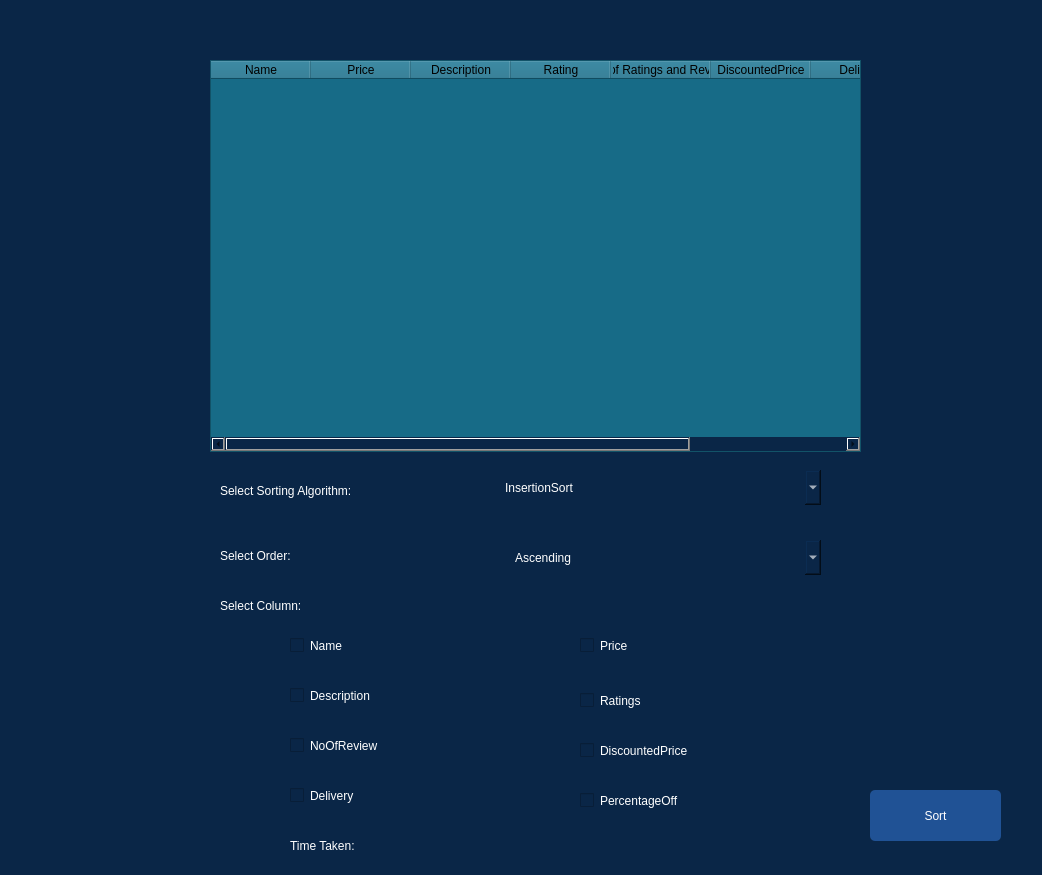
<?xml version="1.0" encoding="UTF-8"?>
<ui version="4.0">
 <class>Form</class>
 <widget class="QWidget" name="Form">
  <property name="geometry">
   <rect>
    <x>0</x>
    <y>0</y>
    <width>1042</width>
    <height>875</height>
   </rect>
  </property>
  <property name="windowTitle">
   <string>Form</string>
  </property>
  <property name="styleSheet">
   <string notr="true">background-color: rgb(10, 38, 71);</string>
  </property>
  <widget class="QTableWidget" name="tableWidget">
   <property name="geometry">
    <rect>
     <x>210</x>
     <y>60</y>
     <width>651</width>
     <height>392</height>
    </rect>
   </property>
   <property name="styleSheet">
    <string notr="true">background-color: rgb(23, 107, 135);
color: rgb(0, 0, 0);</string>
   </property>
   <column>
    <property name="text">
     <string>Name</string>
    </property>
   </column>
   <column>
    <property name="text">
     <string>Price</string>
    </property>
   </column>
   <column>
    <property name="text">
     <string>Description</string>
    </property>
   </column>
   <column>
    <property name="text">
     <string>Rating</string>
    </property>
   </column>
   <column>
    <property name="text">
     <string>No. of Ratings and Reviews</string>
    </property>
   </column>
   <column>
    <property name="text">
     <string>DiscountedPrice</string>
    </property>
   </column>
   <column>
    <property name="text">
     <string>Delivery</string>
    </property>
   </column>
   <column>
    <property name="text">
     <string>%off</string>
    </property>
   </column>
  </widget>
  <widget class="QComboBox" name="sortingMenu">
   <property name="geometry">
    <rect>
     <x>500</x>
     <y>470</y>
     <width>321</width>
     <height>35</height>
    </rect>
   </property>
   <property name="styleSheet">
    <string notr="true">color: rgb(255, 255, 255);
font: 16pt &quot;Mongolian Baiti&quot;;
border-radius: 5px;


</string>
   </property>
   <item>
    <property name="text">
     <string>InsertionSort</string>
    </property>
   </item>
   <item>
    <property name="text">
     <string>ShellSort</string>
    </property>
   </item>
   <item>
    <property name="text">
     <string>IndexSort</string>
    </property>
   </item>
   <item>
    <property name="text">
     <string>CockailSort</string>
    </property>
   </item>
   <item>
    <property name="text">
     <string>CountingSort</string>
    </property>
   </item>
   <item>
    <property name="text">
     <string>IndexSort</string>
    </property>
   </item>
   <item>
    <property name="text">
     <string>PancakeSort</string>
    </property>
   </item>
   <item>
    <property name="text">
     <string>SelectionSort</string>
    </property>
   </item>
   <item>
    <property name="text">
     <string>MergeSort</string>
    </property>
   </item>
   <item>
    <property name="text">
     <string>BubbleSort</string>
    </property>
   </item>
   <item>
    <property name="text">
     <string>QuickSort</string>
    </property>
   </item>
   <item>
    <property name="text">
     <string>HeapSort</string>
    </property>
   </item>
   <item>
    <property name="text">
     <string>CombSort</string>
    </property>
   </item>
   <item>
    <property name="text">
     <string>RadixSort</string>
    </property>
   </item>
   <item>
    <property name="text">
     <string>BucketSort</string>
    </property>
   </item>
  </widget>
  <widget class="QPushButton" name="sortButton">
   <property name="geometry">
    <rect>
     <x>870</x>
     <y>790</y>
     <width>131</width>
     <height>51</height>
    </rect>
   </property>
   <property name="styleSheet">
    <string notr="true">background-color: rgb(32, 82, 149);
color: rgb(255, 255, 255);
font: 16pt &quot;Mongolian Baiti&quot;;
border-radius: 5px;



</string>
   </property>
   <property name="text">
    <string>Sort</string>
   </property>
  </widget>
  <widget class="QCheckBox" name="Name">
   <property name="geometry">
    <rect>
     <x>290</x>
     <y>630</y>
     <width>241</width>
     <height>31</height>
    </rect>
   </property>
   <property name="styleSheet">
    <string notr="true">color: rgb(255, 255, 255);
font: 16pt &quot;Mongolian Baiti&quot;;
border-radius: 5px;


</string>
   </property>
   <property name="text">
    <string>Name</string>
   </property>
  </widget>
  <widget class="QCheckBox" name="Price">
   <property name="geometry">
    <rect>
     <x>580</x>
     <y>630</y>
     <width>261</width>
     <height>31</height>
    </rect>
   </property>
   <property name="styleSheet">
    <string notr="true">color: rgb(255, 255, 255);
font: 16pt &quot;Mongolian Baiti&quot;;
border-radius: 5px;


</string>
   </property>
   <property name="text">
    <string>Price</string>
   </property>
  </widget>
  <widget class="QCheckBox" name="Ratings">
   <property name="geometry">
    <rect>
     <x>580</x>
     <y>680</y>
     <width>261</width>
     <height>41</height>
    </rect>
   </property>
   <property name="styleSheet">
    <string notr="true">color: rgb(255, 255, 255);
font: 16pt &quot;Mongolian Baiti&quot;;
border-radius: 5px;


</string>
   </property>
   <property name="text">
    <string>Ratings</string>
   </property>
  </widget>
  <widget class="QCheckBox" name="Description">
   <property name="geometry">
    <rect>
     <x>290</x>
     <y>680</y>
     <width>271</width>
     <height>31</height>
    </rect>
   </property>
   <property name="styleSheet">
    <string notr="true">color: rgb(255, 255, 255);
font: 16pt &quot;Mongolian Baiti&quot;;
border-radius: 5px;


</string>
   </property>
   <property name="text">
    <string>Description</string>
   </property>
  </widget>
  <widget class="QCheckBox" name="NoOfReviews">
   <property name="geometry">
    <rect>
     <x>290</x>
     <y>730</y>
     <width>261</width>
     <height>31</height>
    </rect>
   </property>
   <property name="styleSheet">
    <string notr="true">color: rgb(255, 255, 255);
font: 16pt &quot;Mongolian Baiti&quot;;
border-radius: 5px;


</string>
   </property>
   <property name="text">
    <string>NoOfReview</string>
   </property>
  </widget>
  <widget class="QCheckBox" name="DiscountedPrice">
   <property name="geometry">
    <rect>
     <x>580</x>
     <y>730</y>
     <width>251</width>
     <height>41</height>
    </rect>
   </property>
   <property name="styleSheet">
    <string notr="true">color: rgb(255, 255, 255);
font: 16pt &quot;Mongolian Baiti&quot;;
border-radius: 5px;


</string>
   </property>
   <property name="text">
    <string>DiscountedPrice</string>
   </property>
  </widget>
  <widget class="QCheckBox" name="Delivery">
   <property name="geometry">
    <rect>
     <x>290</x>
     <y>780</y>
     <width>271</width>
     <height>31</height>
    </rect>
   </property>
   <property name="styleSheet">
    <string notr="true">color: rgb(255, 255, 255);
font: 16pt &quot;Mongolian Baiti&quot;;
border-radius: 5px;


</string>
   </property>
   <property name="text">
    <string>Delivery</string>
   </property>
  </widget>
  <widget class="QCheckBox" name="PercentageOff">
   <property name="geometry">
    <rect>
     <x>580</x>
     <y>780</y>
     <width>251</width>
     <height>41</height>
    </rect>
   </property>
   <property name="styleSheet">
    <string notr="true">color: rgb(255, 255, 255);
font: 16pt &quot;Mongolian Baiti&quot;;
border-radius: 5px;


</string>
   </property>
   <property name="text">
    <string>PercentageOff</string>
   </property>
  </widget>
  <widget class="QComboBox" name="sortingType">
   <property name="geometry">
    <rect>
     <x>510</x>
     <y>540</y>
     <width>311</width>
     <height>35</height>
    </rect>
   </property>
   <property name="styleSheet">
    <string notr="true">color: rgb(255, 255, 255);
font: 16pt &quot;Mongolian Baiti&quot;;
border-radius: 5px;


</string>
   </property>
   <item>
    <property name="text">
     <string>Ascending</string>
    </property>
   </item>
   <item>
    <property name="text">
     <string>Descending</string>
    </property>
   </item>
  </widget>
  <widget class="QLabel" name="label">
   <property name="geometry">
    <rect>
     <x>470</x>
     <y>840</y>
     <width>341</width>
     <height>21</height>
    </rect>
   </property>
   <property name="styleSheet">
    <string notr="true">color: rgb(255, 255, 255);
font: 16pt &quot;Mongolian Baiti&quot;;
border-radius: 5px;


</string>
   </property>
   <property name="text">
    <string/>
   </property>
  </widget>
  <widget class="QLabel" name="label_2">
   <property name="geometry">
    <rect>
     <x>290</x>
     <y>830</y>
     <width>171</width>
     <height>31</height>
    </rect>
   </property>
   <property name="styleSheet">
    <string notr="true">color: rgb(255, 255, 255);
font: 16pt &quot;Mongolian Baiti&quot;;
border-radius: 5px;


</string>
   </property>
   <property name="text">
    <string>Time Taken:</string>
   </property>
  </widget>
  <widget class="QLabel" name="label_3">
   <property name="geometry">
    <rect>
     <x>220</x>
     <y>590</y>
     <width>251</width>
     <height>31</height>
    </rect>
   </property>
   <property name="styleSheet">
    <string notr="true">color: rgb(255, 255, 255);
font: 16pt &quot;Mongolian Baiti&quot;;
border-radius: 5px;


</string>
   </property>
   <property name="text">
    <string>Select Column:</string>
   </property>
  </widget>
  <widget class="QLabel" name="label_4">
   <property name="geometry">
    <rect>
     <x>220</x>
     <y>470</y>
     <width>251</width>
     <height>41</height>
    </rect>
   </property>
   <property name="styleSheet">
    <string notr="true">color: rgb(255, 255, 255);
font: 16pt &quot;Mongolian Baiti&quot;;
border-radius: 5px;


</string>
   </property>
   <property name="text">
    <string>Select Sorting Algorithm:</string>
   </property>
  </widget>
  <widget class="QLabel" name="label_5">
   <property name="geometry">
    <rect>
     <x>220</x>
     <y>540</y>
     <width>251</width>
     <height>31</height>
    </rect>
   </property>
   <property name="styleSheet">
    <string notr="true">color: rgb(255, 255, 255);
font: 16pt &quot;Mongolian Baiti&quot;;
border-radius: 5px;


</string>
   </property>
   <property name="text">
    <string>Select Order:</string>
   </property>
  </widget>
 </widget>
 <resources/>
 <connections/>
</ui>
